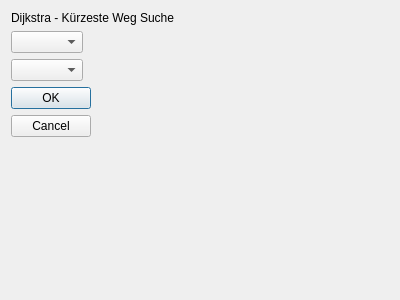
<?xml version="1.0" encoding="UTF-8"?>
<ui version="4.0">
 <class>DijkstraDialog</class>
 <widget class="QDialog" name="DijkstraDialog">
  <property name="geometry">
   <rect>
    <x>0</x>
    <y>0</y>
    <width>400</width>
    <height>300</height>
   </rect>
  </property>
  <property name="windowTitle">
   <string>Dialog</string>
  </property>
  <layout class="QFormLayout" name="formLayout">
   <item row="1" column="0">
    <widget class="QComboBox" name="comboBox_firstCity"/>
   </item>
   <item row="2" column="0">
    <widget class="QComboBox" name="comboBox_secondCity"/>
   </item>
   <item row="0" column="0">
    <widget class="QLabel" name="label">
     <property name="text">
      <string>Dijkstra - Kürzeste Weg Suche</string>
     </property>
    </widget>
   </item>
   <item row="4" column="0">
    <spacer name="verticalSpacer">
     <property name="orientation">
      <enum>Qt::Vertical</enum>
     </property>
     <property name="sizeHint" stdset="0">
      <size>
       <width>20</width>
       <height>40</height>
      </size>
     </property>
    </spacer>
   </item>
   <item row="3" column="0">
    <widget class="QDialogButtonBox" name="buttonBox">
     <property name="orientation">
      <enum>Qt::Vertical</enum>
     </property>
     <property name="standardButtons">
      <set>QDialogButtonBox::Cancel|QDialogButtonBox::Ok</set>
     </property>
    </widget>
   </item>
  </layout>
 </widget>
 <resources/>
 <connections>
  <connection>
   <sender>buttonBox</sender>
   <signal>accepted()</signal>
   <receiver>DijkstraDialog</receiver>
   <slot>accept()</slot>
   <hints>
    <hint type="sourcelabel">
     <x>248</x>
     <y>254</y>
    </hint>
    <hint type="destinationlabel">
     <x>157</x>
     <y>274</y>
    </hint>
   </hints>
  </connection>
  <connection>
   <sender>buttonBox</sender>
   <signal>rejected()</signal>
   <receiver>DijkstraDialog</receiver>
   <slot>reject()</slot>
   <hints>
    <hint type="sourcelabel">
     <x>316</x>
     <y>260</y>
    </hint>
    <hint type="destinationlabel">
     <x>286</x>
     <y>274</y>
    </hint>
   </hints>
  </connection>
 </connections>
</ui>
